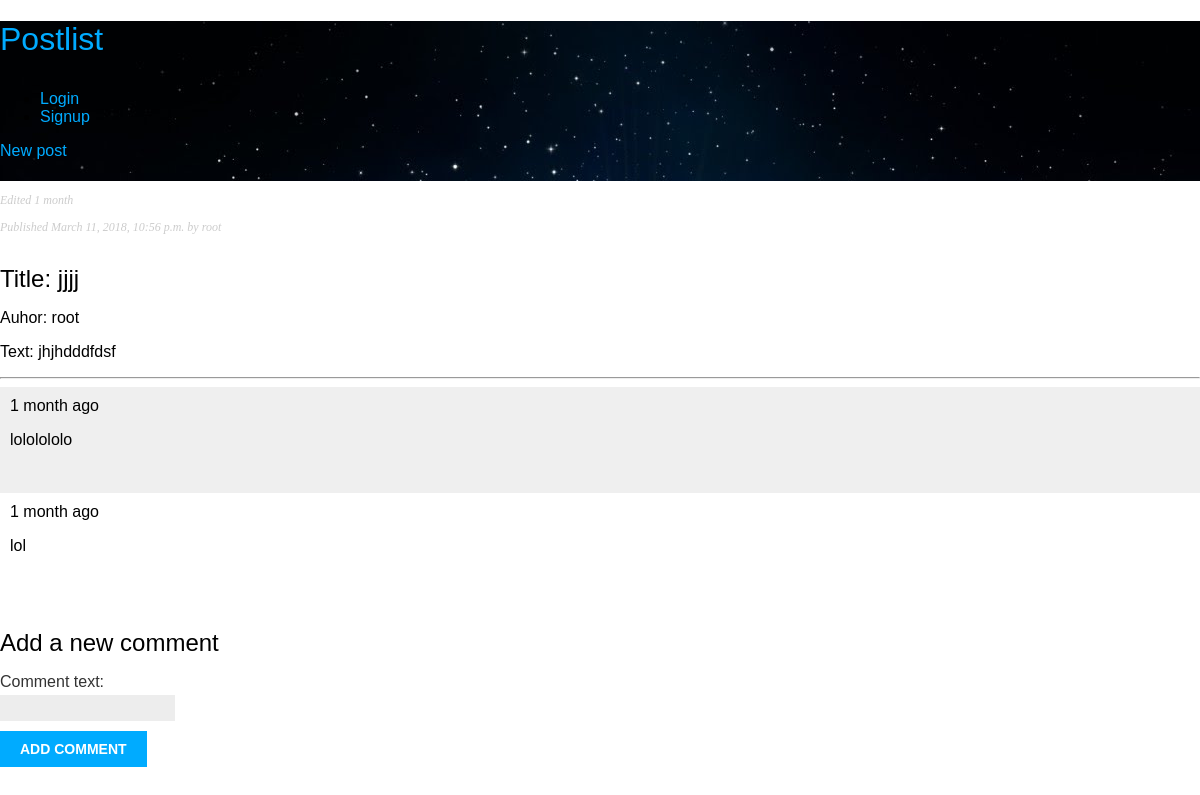
The page /details/26/ on the database its author committed.
### blog/models.py (models this page shows, shortened)
@python_2_unicode_compatible  # only if you need to support Python 2
class Post(models.Model):
    STATUS_CHOICES = (
        ('draft', 'Draft'),
        ('published', 'Published'),
    )
    title = models.CharField(max_length=250)
    slug = models.SlugField(max_length=250, unique_for_date='publish')
    author = models.ForeignKey(User, related_name='blog_posts')
    body = models.TextField()
    publish = models.DateTimeField(default=timezone.now)
    created = models.DateTimeField(auto_now_add=True)
    updated = models.DateTimeField(auto_now=True)
    status = models.CharField(max_length=10, choices=STATUS_CHOICES, default='draft')
    edited = models.BooleanField(default=False)
    class Meta:
        ordering = ('-publish',)

class Comments(models.Model):
	comment_text = models.CharField(max_length=200)
	time_of_comment = models.DateTimeField(default=timezone.now)
	post = models.ForeignKey(Post, related_name='blog_comments')

### blog/views.py (the view)
# urls.py: url(r'details/(?P<id>[0-9]+)/$', views.blog_detail, name="detail"),
def blog_detail(request, id):
	blog = Post.objects.get(id=id)
	comments = Comments.objects.filter(post=blog)
	if request.method == 'POST':
		print 'request.POST', request.POST
		comment_form = CommentForm(data=request.POST)
		if comment_form.is_valid():
			new_comment = comment_form.save(commit=False)
			new_comment.post = blog
			new_comment.save()
	else:
		comment_form = CommentForm()
	return render(request, 'blog/blog_detail.html', {'blog':blog, 'comments':comments, 'comment_form':comment_form})

### blog/forms.py
class CommentForm(forms.ModelForm):
	class Meta:
		model = Comments
		fields = ['comment_text',]

### blog/templates/blog/blog_detail.html (shortened to what this page needs)
{% include 'partials/header.html' %}
{% if blog.edited == True %}
  <p class="date">Edited {{ blog.updated|timesince }}</p>
{% endif %}
 <p class="date">Published {{ blog.publish }} by {{ blog.author }}</p>
<div class="blog_detail">
	<div class="blog">
		<h2>Title: {{blog.title}}</h2>
		<p>Auhor: {{blog.author}}</p>
		<p>Text: {{blog.body}}</p>
	</div>
</div>
<hr>
{% for comment in comments %}
    <div class="comment">
        <div class="date">{{ comment.time_of_comment|timesince }}   ago</div>
        <p>{{ comment.comment_text }}</p> <br>
    </div>
{% empty %}
    <p>No comments here yet :(</p>
{% endfor %}
{% if new_comment %}
        <h2>Your comment has been added.</h2>
    {% else %}
        <h2>Add a new comment</h2>
        <form action="." method="post">
            {{ comment_form.as_p }}
            <p><input type="submit" value="Add comment"></p>
        </form>
{% endif %}
{% include 'partials/footer.html' %}

### blog/static/css/blog.css (style rules this page uses)
body { margin:0; padding:0; font-family:helvetica, sans-serif; }
h2 { font-weight:normal; margin:30px 0 0; }
p.date { color:#ccc; font-family: georgia, serif; font-size: 12px; font-style: italic; }
label { float:left; clear:both; color:#333; margin-bottom:4px; }
input, textarea { clear:both; float:left; margin:0 0 10px; background:#ededed; border:0; padding:6px 10px; font-size:12px; }
input[type=submit] { font-weight:bold; background:#00abff; color:#fff; padding:10px 20px; font-size:14px; text-transform:uppercase; }
.comment { padding:10px; }
.comment:nth-child(even) { background:#efefef; }

### rows shown on the page
Post: updated "1 month", publish "March 11, 2018, 10:56 p.m.", author "root", title "jjjj", body "jhjhdddfdsf"
Comments: time_of_comment "1 month", comment_text "lololololo"
Comments: time_of_comment "1 month", comment_text "lol"
